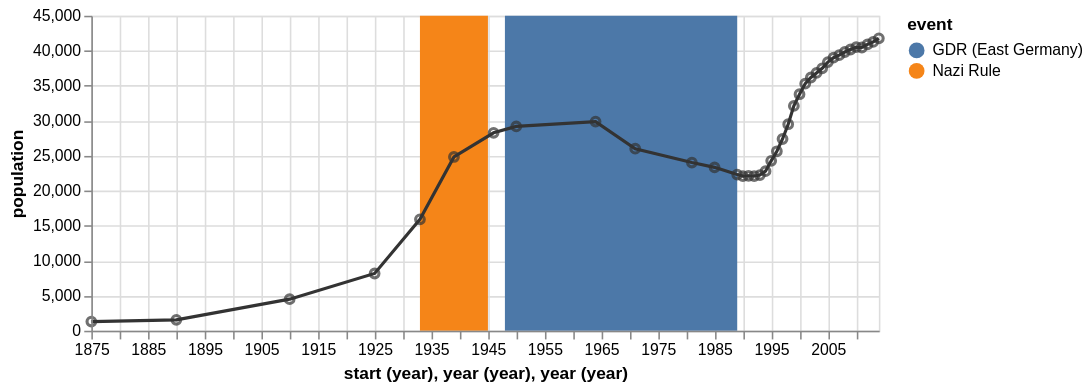

This figure's Vega-Lite source:
### Vega specification from a JSON file in a GitHub repository (floating-point values rounded to 4 significant figures)
{"$schema": "https://vega.github.io/schema/vega/v3.0.json", "description": "The population of the German city of Falkensee over time", "autosize": "pad", "padding": 5, "width": 500, "height": 200, "style": "cell", "data": [{"name": "source_0", "values": [{"start": "1933", "end": "1945", "event": "Nazi Rule"}, {"start": "1948", "end": "1989", "event": "GDR (East Germany)"}], "format": {}}, {"name": "source_1", "values": [{"year": "1875", "population": 1309}, {"year": "1890", "population": 1558}, {"year": "1910", "population": 4512}, {"year": "1925", "population": 8180}, {"year": "1933", "population": 15915}, {"year": "1939", "population": 24824}, {"year": "1946", "population": 28275}, {"year": "1950", "population": 29189}, {"year": "1964", "population": 29881}, {"year": "1971", "population": 26007}, {"year": "1981", "population": 24029}, {"year": "1985", "population": 23340}, {"year": "1989", "population": 22307}, {"year": "1990", "population": 22087}, {"year": "1991", "population": 22139}, {"year": "1992", "population": 22105}, {"year": "1993", "population": 22242}, {"year": "1994", "population": 22801}, {"year": "1995", "population": 24273}, {"year": "1996", "population": 25640}, {"year": "1997", "population": 27393}, {"year": "1998", "population": 29505}, {"year": "1999", "population": 32124}, {"year": "2000", "population": 33791}, {"year": "2001", "population": 35297}, {"year": "2002", "population": 36179}, {"year": "2003", "population": 36829}, {"year": "2004", "population": 37493}, {"year": "2005", "population": 38376}, {"year": "2006", "population": 39008}, {"year": "2007", "population": 39366}, {"year": "2008", "population": 39821}, {"year": "2009", "population": 40179}, {"year": "2010", "population": 40511}, {"year": "2011", "population": 40465}, {"year": "2012", "population": 40905}, {"year": "2013", "population": 41258}, {"year": "2014", "population": 41777}], "format": {}}, {"name": "data_0", "source": "source_0", "transform": [{"type": "formula", "expr": "timeParse(datum[\"start\"],'%Y')", "as": "start"}, {"type": "formula", "expr": "timeParse(datum[\"end\"],'%Y')", "as": "end"}, {"type": "formula", "as": "year_start", "expr": "datetime(year(datum[\"start\"]), 0, 1, 0, 0, 0, 0)"}, {"type": "formula", "as": "year_end", "expr": "datetime(year(datum[\"end\"]), 0, 1, 0, 0, 0, 0)"}, {"type": "filter", "expr": "datum[\"year_start\"] !== null && !isNaN(datum[\"year_start\"])"}]}, {"name": "data_1", "source": "source_1", "transform": [{"type": "formula", "expr": "timeParse(datum[\"year\"],'%Y')", "as": "year"}]}, {"name": "data_2", "source": "data_1", "transform": [{"type": "formula", "expr": "toDate(datum[\"year\"])", "as": "year"}, {"type": "formula", "expr": "toNumber(datum[\"population\"])", "as": "population"}, {"type": "formula", "as": "year_year", "expr": "datetime(year(datum[\"year\"]), 0, 1, 0, 0, 0, 0)"}, {"type": "filter", "expr": "datum[\"year_year\"] !== null && !isNaN(datum[\"year_year\"]) && datum[\"population\"] !== null && !isNaN(datum[\"population\"])"}]}, {"name": "data_3", "source": "data_1", "transform": [{"type": "formula", "expr": "toDate(datum[\"year\"])", "as": "year"}, {"type": "formula", "expr": "toNumber(datum[\"population\"])", "as": "population"}, {"type": "formula", "as": "year_year", "expr": "datetime(year(datum[\"year\"]), 0, 1, 0, 0, 0, 0)"}, {"type": "filter", "expr": "datum[\"year_year\"] !== null && !isNaN(datum[\"year_year\"]) && datum[\"population\"] !== null && !isNaN(datum[\"population\"])"}]}], "marks": [{"name": "layer_0_marks", "type": "rect", "style": ["rect"], "from": {"data": "data_0"}, "encode": {"update": {"x": {"scale": "x", "field": "year_start"}, "x2": {"scale": "x", "field": "year_end"}, "y": {"value": 0}, "y2": {"field": {"group": "height"}}, "fill": {"scale": "color", "field": "event"}}}}, {"name": "layer_1_marks", "type": "line", "style": ["line"], "sort": {"field": "datum[\"year_year\"]", "order": "descending"}, "from": {"data": "data_2"}, "encode": {"update": {"x": {"scale": "x", "field": "year_year"}, "y": {"scale": "y", "field": "population"}, "stroke": {"value": "#333"}}}}, {"name": "layer_2_marks", "type": "symbol", "style": ["point"], "from": {"data": "data_3"}, "encode": {"update": {"x": {"scale": "x", "field": "year_year"}, "y": {"scale": "y", "field": "population"}, "stroke": {"value": "#333"}, "fill": {"value": "transparent"}, "opacity": {"value": 0.7}}}}], "scales": [{"name": "x", "type": "time", "domain": {"fields": [{"data": "data_0", "field": "year_start"}, {"data": "data_0", "field": "year_end"}, {"data": "data_2", "field": "year_year"}, {"data": "data_3", "field": "year_year"}], "sort": true}, "range": [0, {"signal": "width"}]}, {"name": "color", "type": "ordinal", "domain": {"data": "data_0", "field": "event", "sort": true}, "range": "category"}, {"name": "y", "type": "linear", "domain": {"fields": [{"data": "data_2", "field": "population"}, {"data": "data_3", "field": "population"}], "sort": true}, "range": [{"signal": "height"}, 0], "nice": true, "zero": true}], "axes": [{"scale": "x", "orient": "bottom", "labelOverlap": true, "tickCount": {"signal": "ceil(width/25)"}, "title": "start (year), year (year), year (year)", "zindex": 1, "encode": {"labels": {"update": {"text": {"signal": "timeFormat(datum.value, '%Y')"}}}}}, {"scale": "x", "orient": "bottom", "domain": false, "grid": true, "labels": false, "maxExtent": 0, "minExtent": 0, "tickCount": {"signal": "ceil(width/25)"}, "ticks": false, "zindex": 0, "gridScale": "y"}, {"scale": "y", "orient": "left", "labelOverlap": true, "tickCount": {"signal": "ceil(height/25)"}, "title": "population", "zindex": 1}, {"scale": "y", "orient": "left", "domain": false, "grid": true, "labels": false, "maxExtent": 0, "minExtent": 0, "tickCount": {"signal": "ceil(height/25)"}, "ticks": false, "zindex": 0, "gridScale": "x"}], "legends": [{"fill": "color", "title": "event"}], "config": {"axisY": {"minExtent": 30}}}
